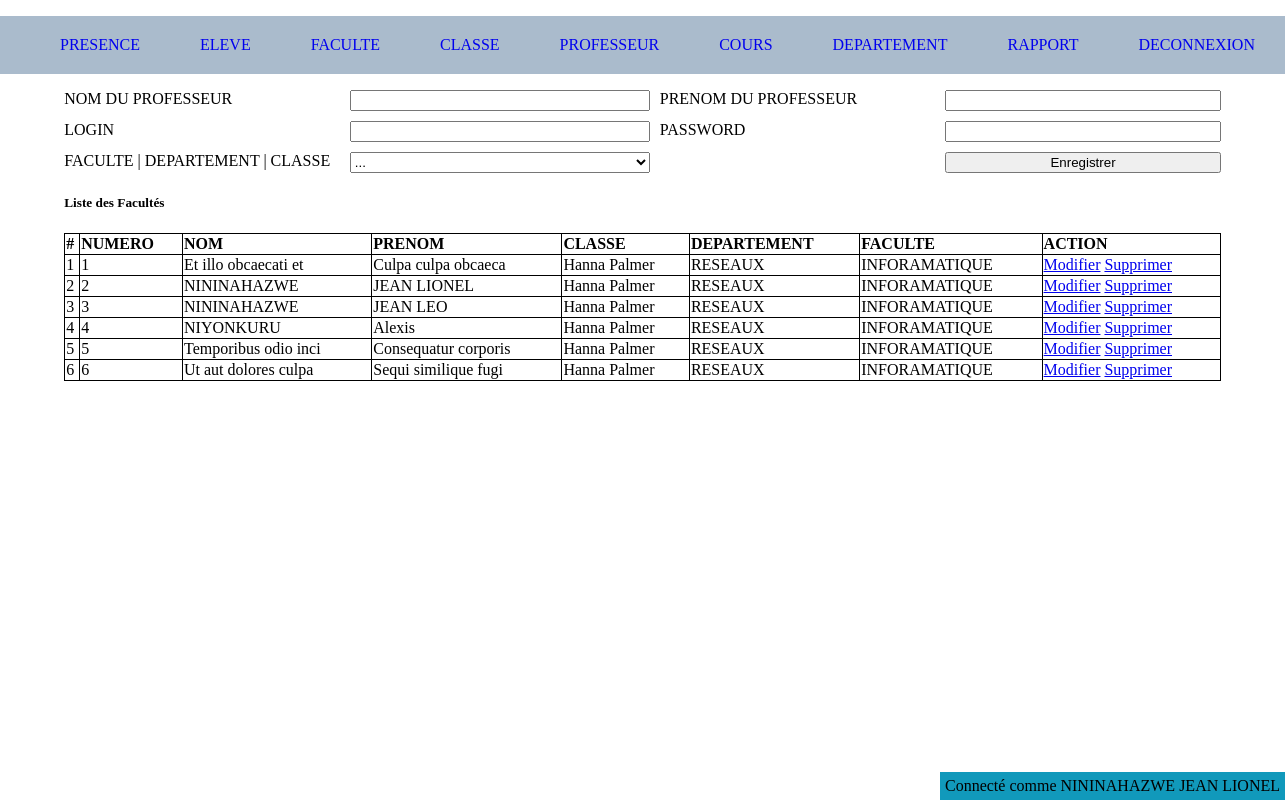
/professeur.php (signed in), run on the app's committed database.
### tables this page shows
CREATE TABLE `professeur` (
  `id` int(11) NOT NULL,
  `nom` varchar(255) NOT NULL,
  `prenom` varchar(255) NOT NULL,
  `login` varchar(255) NOT NULL,
  `password` varchar(255) NOT NULL,
  `classe_id` int(11) NOT NULL
);

CREATE TABLE `classe` (
  `id` int(11) NOT NULL,
  `departement_id` int(11) NOT NULL,
  `name` varchar(255) NOT NULL
);

CREATE TABLE `departement` (
  `id` int(11) NOT NULL,
  `faculte_id` int(11) NOT NULL,
  `name` varchar(255) NOT NULL,
  `created_at` datetime NOT NULL DEFAULT CURRENT_TIMESTAMP
);

CREATE TABLE `faculte` (
  `id` int(11) NOT NULL,
  `name` varchar(255) NOT NULL,
  `created_at` datetime NOT NULL DEFAULT CURRENT_TIMESTAMP
);

### app/config.php (called while the page is built, shortened)
<?php
function getConnection(){
	try{
		$db = new PDO('mysql:host=localhost;dbname=guy_tp','jean','lion');
		 $db->setAttribute(PDO::ATTR_ERRMODE, PDO::ERRMODE_EXCEPTION);
	} catch(PDOException $e) {
	  echo "Error: " . $e->getMessage();
	  die($e);
	}
	return $db;
}
function selectAll($table){
	$query = "SELECT * FROM $table";
	$db = getConnection();
	$data = $db->query($query);
	return $data->fetchAll();
}
function getEntryInTable($table ,  $val,$column="id"){
	$key = array_search($val, array_column($table, $column));
	return $table[$key];
}

### professeur.php (the view, shortened to what this page needs)
<?php
$departements = selectAll("departement");
$facultes = selectAll("faculte");
$professeurs = selectAll("professeur");
$classes = selectAll("classe");
  include "include/header.php";
?>
<div>
  <form action="" method="post">
    <div>
      <label for="">NOM DU PROFESSEUR</label>
      <input type="text" name="nom"  value="<?= $professeur_name ?? "" ?>"  required="">
      <label for="">PRENOM DU PROFESSEUR</label>
      <input type="text" name="prenom"  value="<?= $professeur_prenom ?? "" ?>"  required="">
      <label for="">LOGIN</label>
      <input type="text" name="login"  value="<?= $professeur_login ?? "" ?>"  required="">
      <label for="">PASSWORD</label>
      <input type="password" name="password"  value=""  required="">
      <label for="">FACULTE | DEPARTEMENT | CLASSE</label>
      <select name="classe_id" required>
        <option value="">...</option>
        <?php foreach($classes as $val): ?>
          <option value="<?= $val['id'] ?>" <?php if(isset($classe_id_value) and $classe_id_value == $val['id']) :?> selected  <?php endif ?>>
            <?= getEntryInTable($facultes, $val['id'])['name'] ?> |
            <?php
            $fac_id = getEntryInTable($facultes, $val['id'])['id'];
            echo getEntryInTable($departements, $fac_id)['name'] ?> |
            <?= $val['name'] ?>
          </option>
        <?php endforeach; ?>
      </select>
      <label></label>
      <?php if(isset($professeur_id)): ?>
      <input type="submit" name="update" value="Modifier">
    <?php else: ?>
       <input type="submit" name="save" value="Enregistrer">
    <?php endif ?>
    </div>
  </form>
  <div>
    <h5>Liste des Facultés</h5>
    <table>
      <thead>
        <tr>
          <th># </th>
          <th>NUMERO </th>
          <th>NOM</th>
          <th>PRENOM</th>
          <th>CLASSE</th>
          <th>DEPARTEMENT</th>
          <th>FACULTE</th>
          <th>ACTION</th>
        </tr>
      </thead>
      <tbody>
        <?php foreach ($professeurs  as $key => $value) : ?>
        <tr>
          <td><?= ++$key  ?></td>
          <td><?= $value['id'] ?></td>
          <td><?= $value['nom'] ?></td>
          <td><?= $value['prenom'] ?></td>
          <td>
            <?= getEntryInTable($classes, $val['id'])['name'] ?>
          </td>
          <td>
            <?php
           $dep_id = getEntryInTable($classes, $val['id'])['departement_id'];
            echo getEntryInTable($departements, $dep_id)['name'];
           ?>
           </td>
           <td>
            <?php
            $fac_id = getEntryInTable($departements, $dep_id)['faculte_id'];
            echo getEntryInTable($facultes, $fac_id)['name'];
           ?>
           </td>
          <td>
            <a href="professeur.php?action=modifier&&id=<?= $value['id'] ?>">Modifier</a>
            <a href="professeur.php?action=delete&&id=<?= $value['id'] ?>" onclick="return confirm('êtes-vous sûr ?')">Supprimer</a>
          </td>
        </tr>
       <?php endforeach; ?>
      </tbody>
    </table>
  </div>
</div>
<?php
  include "include/footer.php";
?>

### asset/css/style.css (style rules this page uses)
body { margin: 0; padding: 0; font-family: inherit; }
table { border-collapse: collapse; width: 100%; text-align: left; }
form div { display: grid; grid-template-columns: repeat(4, 1fr); grid-gap: 10px; }
input[type="submit"] { cursor: pointer; }
th, td, tr, th { border: 1px solid black; }

### data on the page
professeur: id "1", nom "Et illo obcaecati et", prenom "Culpa culpa obcaeca"
classe: name "Hanna Palmer", id+departement "RESEAUX", id+departement "INFORAMATIQUE"
professeur: id "2", nom "NININAHAZWE", prenom "JEAN LIONEL"
professeur: id "3", nom "NININAHAZWE", prenom "JEAN LEO"
professeur: id "4", nom "NIYONKURU", prenom "Alexis"
professeur: id "5", nom "Temporibus odio inci", prenom "Consequatur corporis"
professeur: id "6", nom "Ut aut dolores culpa", prenom "Sequi similique fugi"

### other printed values
$_SESSION['user']['nom'] "NININAHAZWE"
$_SESSION['user']['prenom'] "JEAN LIONEL"
